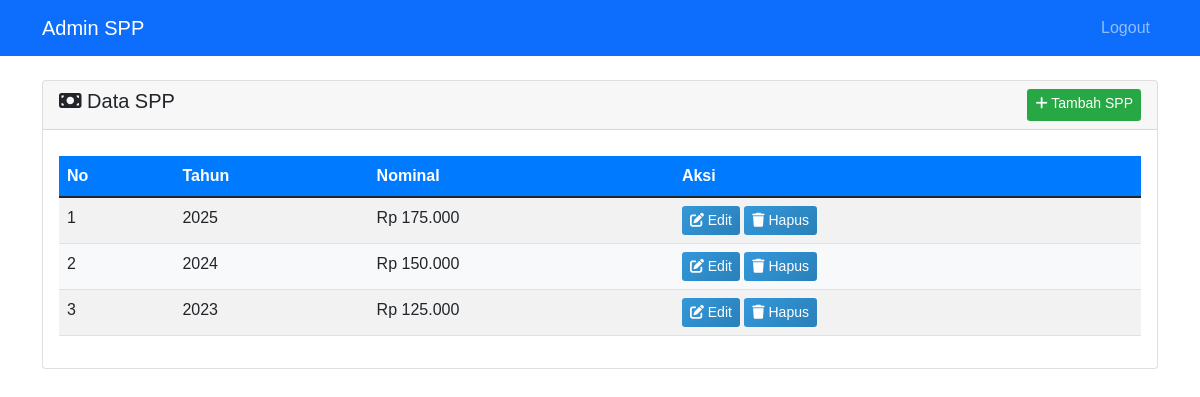
The app's page /admin/data-spp.php (signed in) with its own data.
### tables this page shows
CREATE TABLE `spp` (
  `id_spp` int(11) NOT NULL,
  `tahun` year(4) NOT NULL,
  `nominal` int(11) NOT NULL
);

### admin/data-spp.php (the view, shortened to what this page needs)
<?php
$database = new Database();
$db = $database->getConnection();
$query = "SELECT * FROM spp ORDER BY tahun DESC";
$stmt = $db->prepare($query);
$stmt->execute();
$spp_list = $stmt->fetchAll(PDO::FETCH_ASSOC);
?>
<!DOCTYPE html>
<html lang="id">
<head>
    <link href="https://cdn.jsdelivr.net/npm/bootstrap@5.1.3/dist/css/bootstrap.min.css" rel="stylesheet">
    <link href="https://cdnjs.cloudflare.com/ajax/libs/font-awesome/6.0.0/css/all.min.css" rel="stylesheet">
    <link href="../assets/css/admin.css" rel="stylesheet">
</head>
<body>
    <nav class="navbar navbar-expand-lg navbar-dark bg-primary">
        <div class="container">
            <a class="navbar-brand" href="dashboard.php">Admin SPP</a>
            <div class="navbar-nav ms-auto">
                <a class="nav-link" href="../auth/logout.php">Logout</a>
            </div>
        </div>
    </nav>
    <div class="container mt-4">
        <div class="card">
            <div class="card-header d-flex justify-content-between">
                <h5><i class="fas fa-money-bill"></i> Data SPP</h5>
                <a href="tambah-spp.php" class="btn btn-success btn-sm">
                    <i class="fas fa-plus"></i> Tambah SPP
                </a>
            </div>
            <div class="card-body">
                <div class="table-responsive">
                    <table class="table table-striped">
                        <thead>
                            <tr>
                                <th>No</th>
                                <th>Tahun</th>
                                <th>Nominal</th>
                                <th>Aksi</th>
                            </tr>
                        </thead>
                        <tbody>
                            <?php $no = 1; foreach ($spp_list as $spp): ?>
                                <tr>
                                    <td><?= $no++ ?></td>
                                    <td><?= $spp['tahun'] ?></td>
                                    <td>Rp <?= number_format($spp['nominal'], 0, ',', '.') ?></td>
                                    <td>
                                        <a href="update-spp.php?id=<?= $spp['id_spp'] ?>" class="btn btn-warning btn-sm">
                                            <i class="fas fa-edit"></i> Edit
                                        </a>
                                        <a href="?delete=<?= $spp['id_spp'] ?>" class="btn btn-danger btn-sm"
                                           onclick="return confirm('Yakin hapus data ini?')">
                                            <i class="fas fa-trash"></i> Hapus
                                        </a>
                                    </td>
                                </tr>
                            <?php endforeach; ?>
                        </tbody>
                    </table>
                </div>
            </div>
        </div>
    </div>
</body>
</html>

### assets/css/admin.css (style rules this page uses)
* { font-family: Arial, sans-serif; }
body { overflow-x: hidden; }
table { margin: 10px 0; color: #007bff; }
table tr:nth-child(even) { background: #f8f9fa; }
table thead { background: #007bff; color: white; }
.btn-danger { background: #dc3545; border: none; }
.btn-success { background: #28a745; border: none; }
.card-body .btn { background: linear-gradient(135deg, #3498db, #2980b9) !important; border: none !important; color: white !important; transition: all 0.3s ease !important; }

### records on screen
spp: tahun "2025", nominal "175.000"
spp: tahun "2024", nominal "150.000"
spp: tahun "2023", nominal "125.000"
